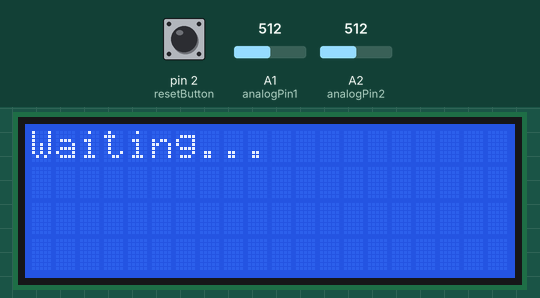
Recording of a sketch running on a simulated Arduino Uno, built with avr-gcc and run on an emulated ATmega328P. On the bench: 20×4 character LCD. The inputs (shaded band) are chosen by the test bench; at power-on: A1 (analogPin1) = 512, A2 (analogPin2) = 512, pin 2 (resetButton) HIGH. What the sketch prints to the serial monitor is not drawn.

Above: at 1.2 s.
1.3 s: A1 (analogPin1) set to 494
At 2.1 s:
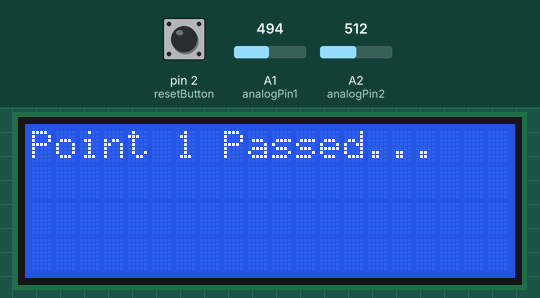
2.8 s: A2 (analogPin2) set to 498
At 4.8 s:
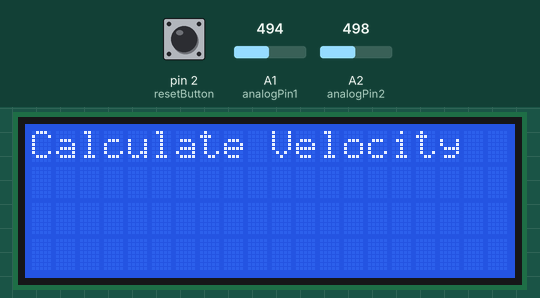
5.3 s: pin 2 (resetButton) pulled LOW for 3.2 s
At 13.4 s:
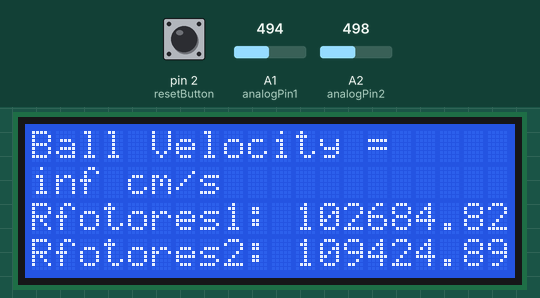
14.5 s: pin 2 (resetButton) pulled LOW for 1 s
At 20.7 s:
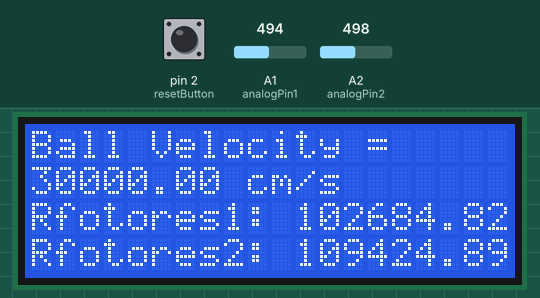
Timing chart, 0 to 22.2 s (numbered marks = the images above; inputs shaded):
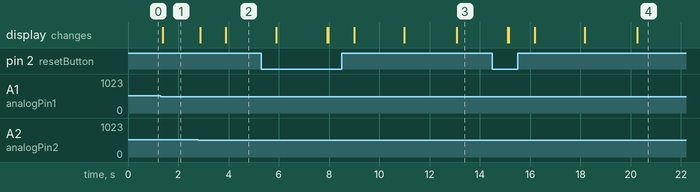

The sketch:

src.ino
```cpp
/* Definisi Library,
   dan Inisialisasi Variabel */
#define analogPin1 1
#define analogPin2 2
#define analogPin3 3
#define resetButton 2
#define SENSOR_DISTANCE 30 // in cms
#include <Wire.h>
#include <LiquidCrystal_I2C.h>
LiquidCrystal_I2C lcd(0x27, 20, 4);

int raw1 = 0;
int raw2 = 0;
int Vin = 5;
float Vout1 = 0;
float R1 = 0;
float Vout2 = 0;
float R2 = 0;
float temp = 0;
float timer;
float vel;
float traceTime[2];
float Rvar[2];
float R1_known = 95710; // in ohms
float R2_known = 103600; // in ohms
int state;
byte prev_button;

/* Inisialisasi state, LCD,
   Button, Serial Monitor untuk debugging  */
void setup()
{
  state = 0;
  lcd.init();
  lcd.backlight();
  pinMode(resetButton, INPUT_PULLUP);
  Serial.begin(9600);
}

/* Memulai loop */
void loop()
{

  // Mengambil data analog dari pin A1 dan A2
  raw1 = analogRead(analogPin1);
  raw2 = analogRead(analogPin2);

  // Reset Button handling
  if (!digitalRead(resetButton) && (prev_button == LOW))
  {
    state = 0;
    prev_button = HIGH;
  }
  if (digitalRead(resetButton)) {
    prev_button = LOW;
  }

  /* State User Interface, Menentukan apa saja yang harus
     dicetak pada LCD ketika alat berada pada state/kondisi tertentu */
  switch (state)
  {
    case 0: // Menunggu User menggerakan bola ke track/lintasan alat
      lcd.clear(); lcd.print("Waiting...");
      break;
    case 1: // Bola melewati sensor pertama
      lcd.clear(); lcd.print("Point 1 Passed...");
      break;
    case 2: // Bola melewati sensor kedua
      lcd.clear(); lcd.print("Point 1 Passed...");
      lcd.setCursor(0, 2); lcd.print("Point 2 Passed...");
      delay(1000);
      state = 3;
      break;
    case 3: // Setelah melewati sensor kedua, menghitung kecepatan
      lcd.clear();
      lcd.setCursor(0, 0);
      lcd.print("Calculate Velocity");
      delay(2000);
      lcd.print(".");
      delay(2000);
      state = 4;
      break;

    case 4: // Mencetak hasil kecepatan bola ke LCD, bergantian dg state 5
      lcd.clear();
      lcd.setCursor(0, 0); lcd.print("Ball Velocity = ");
      lcd.setCursor(0, 1); lcd.print(vel); lcd.print(" cm/s");
      lcd.setCursor(0, 2); lcd.print("Rfotores1: "); lcd.print(Rvar[0]);
      lcd.setCursor(0, 3); lcd.print("Rfotores2: "); lcd.print(Rvar[1]);
      delay(2000);
      state = 5;
      break;
    case 5: // Mencetak saran press button untuk mengulangi pengukuran
      lcd.clear();
      lcd.setCursor(0, 0); lcd.print("Ball Velocity = ");
      lcd.setCursor(0, 1); lcd.print(vel); lcd.print(" cm/s");
      lcd.setCursor(0, 2); lcd.print("Press Btn to Restart");
      delay(2000);
      state = 4;
  }

  // Main Algorithm
  if (raw1 || raw2)
  {
    // Menentukan R1 = Rpho1, dengan R1_known adalah nilai potentiometer
    temp = raw1 * Vin;
    Vout1 = temp / 1024;
    temp = (Vin / Vout1) - 1;
    R1 = R1_known * temp;
    timer = millis() ;

    // Apabila bola mengenai sensor 1, simpan nilai waktu ke array
    if (raw1 < 512 && (state == 0)) {
      state = 1;
      Serial.print("Point 1 Passed");
      Serial.print("          ");
      Serial.println(timer);
      traceTime[0] = timer;
      Rvar[0] = R1;
    }

    // Menentukan R2 = Rpho2, dengan R2_known adalah nilai potentiometer
    temp = raw2 * Vin;
    Vout2 = (temp) / 1024;
    temp = (Vin / Vout2) - 1;
    R2 = R2_known * temp;
    timer = millis();

    // Apabila bola mengenai sensor 2, simpan nilai waktu ke array
    if (raw2 < 512 && (state == 1)) {
      state = 2;
      Serial.print("Point 2 Passed");
      Serial.print("          ");
      Serial.println(timer);
      traceTime[1] = timer;
      Rvar[1] = R2;
    }

    vel = (SENSOR_DISTANCE * 1000) / (traceTime[1] - traceTime[0]);
    delay(10);

  }
}

void checkResistorValues() {
  Serial.print("raw1 : ");
  Serial.print (raw1);
  Serial.print("              raw2 : ");
  Serial.print(raw2);
  Serial.print("            R1: ");
  Serial.print(R1);
  Serial.print("            R2: ");
  Serial.println(R2);
}
```

Measured:
- the behaviour switches between 512 and 511 on A1 (analogPin1) (found by bisection; images 0 and 1)
- the behaviour switches between 512 and 511 on A2 (analogPin2) (found by bisection; images 1 and 2)
- after the input at 1.3 s, the display: changes after 0.07 s (image 1)
- after the input at 2.8 s, the display: first changes after 0.06 s (image 2 shows a later state)
- after the input at 5.3 s, the display: first differs from a run without the input after 2.6 s (image 3 shows a later state)
- after the input at 14.5 s, the display: first changes after 0.60 s (image 4 shows a later state)
